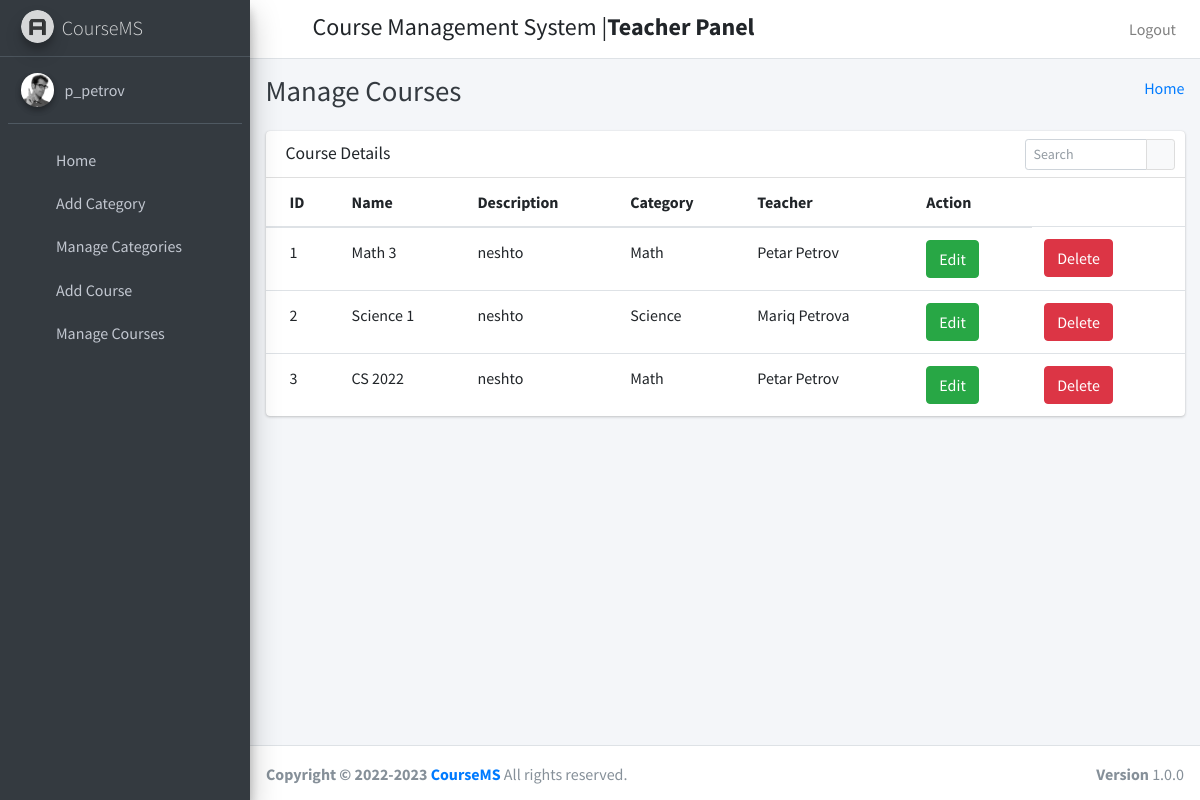
Page /teacher_manage_courses (signed in) on the committed database.
### course/models.py (models this page shows, shortened)
class User(AbstractUser):
    USER_TYPE_SELECTION = (
        (1, "HOD"),
        (2, "Teacher"),
        (3, "Student")
    )
    user_type = models.CharField(max_length=1, choices=USER_TYPE_SELECTION, default=1)

class Course(models.Model):
    id = models.AutoField(primary_key=True)
    course_name = models.CharField(max_length=255)
    category_id = models.ForeignKey(Category, on_delete=models.CASCADE)
    course_description = models.TextField()
    teacher_id = models.ForeignKey(Teacher, on_delete=models.CASCADE)
    created_at = models.DateTimeField(auto_now_add=True)
    updated_at = models.DateTimeField(auto_now=True)
    students = models.ManyToManyField(Student, through='Enrollment')

class Category(models.Model):
    id = models.AutoField(primary_key=True)
    category_name = models.CharField(max_length=25, unique=True)
    def __str__(self):
        return f'{self.category_name}'

class Teacher(models.Model):
    id = models.AutoField(primary_key=True)
    user = models.OneToOneField(User, on_delete=models.CASCADE)
    address = models.TextField()
    created_at=models.DateTimeField(auto_now_add=True)
    updated_at=models.DateTimeField(auto_now_add=True)
    def __str__(self):
        return f'{self.user.first_name} {self.user.last_name}'

### course/TeacherViews.py (the view)
# urls.py: path('manage_courses', HodViews.manage_courses, name="manage_courses"),
def manage_courses(request):
    courses = Course.objects.all()
    return render(request, "teacher_templates/manage_courses_template.html", {"courses": courses})

### course/templates/teacher_templates/manage_courses_template.html
{% extends 'teacher_templates/base_template.html' %}
{% block page_title %}
Manage Courses
{% endblock page_title %}
{% block main_content %}
    <section class="content">
      <div class="container-fluid">
           <div class="row">
          <div class="col-12">
            <div class="card">
              <div class="card-header">
                <h3 class="card-title">Course Details</h3>
                <div class="card-tools">
                  <div class="input-group input-group-sm" style="width: 150px;">
                    <input type="text" name="table_search" class="form-control float-right" placeholder="Search">
                    <div class="input-group-append">
                      <button type="submit" class="btn btn-default"><i class="fas fa-search"></i></button>
                    </div>
                  </div>
                </div>
              </div>
              <div class="card-body table-responsive p-0">
                <table class="table table-hover text-nowrap">
                  <thead>
                    <tr>
                      <th>ID</th>
                      <th>Name</th>
                      <th>Description</th>
                      <th>Category</th>
                      <th>Teacher</th>
                      <th>Action</th>
                    </tr>
                  </thead>
                  <tbody>
                  {% for course in courses %}
                    <tr>
                      <td>{{ course.id }}</td>
                      <td>{{ course.course_name }}</td>
                      <td>{{ course.course_description }}</td>
                      <td>{{ course.category_id }}</td>
                      <td>{{ course.teacher_id }}</td>
                      <td><a href="{% url 'teacher_edit_course' course_id=course.id %}" class="btn btn-success">Edit</a></td>
                      <td><a href="/teacher_delete_course/{{ course.id }}" class="btn btn-danger">Delete</a></td>
                    </tr>
                  {% endfor %}
                  </tbody>
                </table>
              </div>
            </div>
          </div>
        </div>
      </div>
    </section>
{% endblock main_content %}

### course/templates/teacher_templates/sidebar_template.html
{% load static %}
  <aside class="main-sidebar sidebar-dark-primary elevation-4">
    <a href="" class="brand-link">
      <img src="{% static "dist/img/AdminLTELogo.png" %}" alt="AdminLTE Logo" class="brand-image img-circle elevation-3"
           style="opacity: .8">
      <span class="brand-text font-weight-light">CourseMS</span>
    </a>
    <div class="sidebar">
      <div class="user-panel mt-3 pb-3 mb-3 d-flex">
        <div class="image">
          <img src="{% static "dist/img/user2-160x160.jpg" %}" class="img-circle elevation-2" alt="User Image">
        </div>
        <div class="info">
          <a href="#" class="d-block">{{ user.username }}</a>
        </div>
      </div>
      <nav class="mt-2">
        <ul class="nav nav-pills nav-sidebar flex-column" data-widget="treeview" role="menu" data-accordion="false">
          <li class="nav-item">
            {% url 'teacher_home' as teacher_home %}
            <a href="{{ teacher_home }}" class="nav-link {% if request.path == teacher_home %} active {% endif %}">
              <i class="nav-icon fas fa-th"></i>
              <p>
                Home
              </p>
            </a>
          </li>
          <li class="nav-item">
            <a href="/teacher_add_category" class="nav-link">
              <i class="nav-icon fas fa-th"></i>
              <p>
                Add Category
              </p>
            </a>
          </li>
          <li class="nav-item">
            <a href="/teacher_manage_categories" class="nav-link">
              <i class="nav-icon fas fa-th"></i>
              <p>
                Manage Categories
              </p>
            </a>
          </li>
          <li class="nav-item">
            <a href="/teacher_add_course" class="nav-link">
              <i class="nav-icon fas fa-th"></i>
              <p>
                Add Course
              </p>
            </a>
          </li>
          <li class="nav-item">
            <a href="/teacher_manage_courses" class="nav-link">
              <i class="nav-icon fas fa-th"></i>
              <p>
                Manage Courses
              </p>
            </a>
          </li>
        </ul>
      </nav>
    </div>
  </aside>

### rows in the picture
User: username "p_petrov"
Course: id "1", course_name "Math 3", course_description "neshto", category_id "Math", teacher_id "Petar Petrov"
Course: id "2", course_name "Science 1", course_description "neshto", category_id "Science", teacher_id "Mariq Petrova"
Course: id "3", course_name "CS 2022", course_description "neshto", category_id "Math", teacher_id "Petar Petrov"
